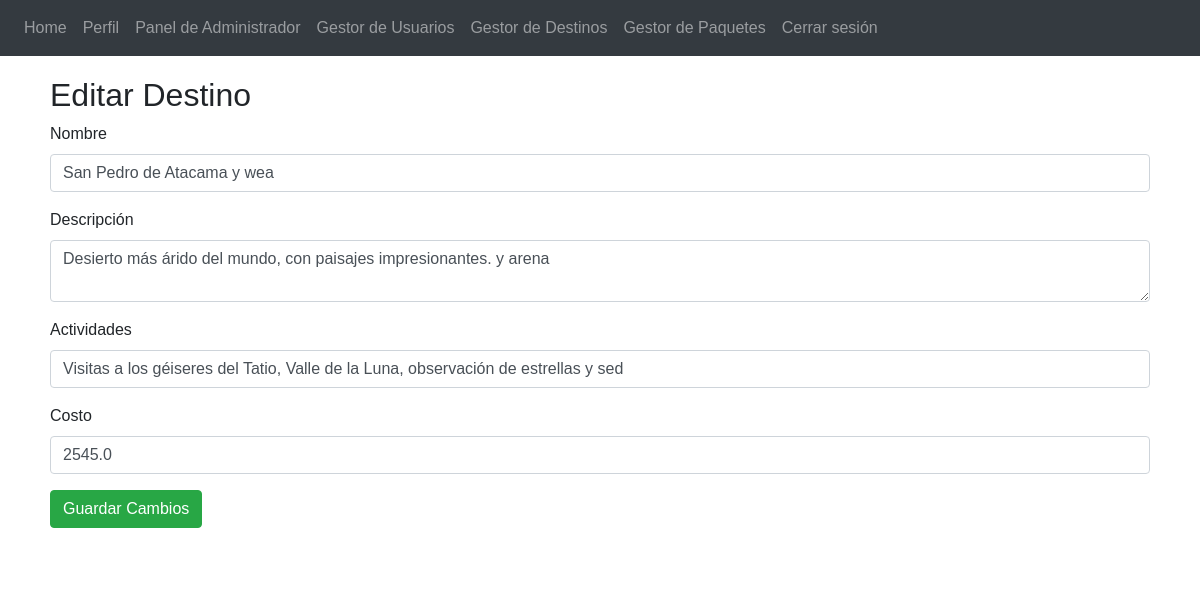
/admin/destinations/edit/3 (signed in), run on the app's committed database.
### app/travel/models.py (models this page shows, shortened)
class Destination(db.Model):
    __tablename__ = 'destinations'
    id = db.Column(db.Integer, primary_key=True)
    name = db.Column(db.String(100), nullable=False)
    description = db.Column(db.Text, nullable=False)
    activities = db.Column(db.String(255), nullable=False)
    cost = db.Column(db.Float, nullable=False)
    reservations = db.relationship('Reservation', backref='destination_related', lazy=True)

### app/admin/routes.py (the view, shortened to what this page needs)
@admin.route('/destinations/edit/<int:id>', methods=['GET', 'POST'])
@login_required
def edit_destination(id):
    destination = Destination.query.get_or_404(id)
    form = DestinationForm(obj=destination)
    return render_template('admin/edit_destination.html', form=form, destination=destination)

### app/admin/forms.py
class DestinationForm(FlaskForm):
    name = StringField('Nombre', validators=[DataRequired()])
    description = TextAreaField('Descripción', validators=[DataRequired()])
    activities = StringField('Actividades', validators=[DataRequired()])
    cost = FloatField('Costo', validators=[DataRequired()])

### app/auth/models.py (called while the page is built)
    def is_admin(self):
        return self.role == 'admin'

### app/templates/admin/edit_destination.html (shortened to what this page needs)
{% extends 'base.html' %}
{% block content %}
<h2>Editar Destino</h2>
<form method="POST" action="{{ url_for('admin.edit_destination', id=destination.id) }}">
    <div class="form-group">
        {{ form.name.label(class="form-label") }}
        {{ form.name(class="form-control", value=destination.name) }}
    </div>
    <div class="form-group">
        {{ form.description.label(class="form-label") }}
        {{ form.description(class="form-control", value=destination.description) }}
    </div>
    <div class="form-group">
        {{ form.activities.label(class="form-label") }}
        {{ form.activities(class="form-control", value=destination.activities) }}
    </div>
    <div class="form-group">
        {{ form.cost.label(class="form-label") }}
        {{ form.cost(class="form-control", value=destination.cost) }}
    </div>
    <div class="form-group">
        <button type="submit" class="btn btn-success">Guardar Cambios</button>
    </div>
</form>
{% endblock %}

### data on the page
Destination: name "San Pedro de Atacama y wea", description "Desierto más árido del mundo, con paisajes impresionantes. y arena", activities "Visitas a los géiseres del Tatio, Valle de la Luna, observación de estrellas y sed", cost "2545.0"
